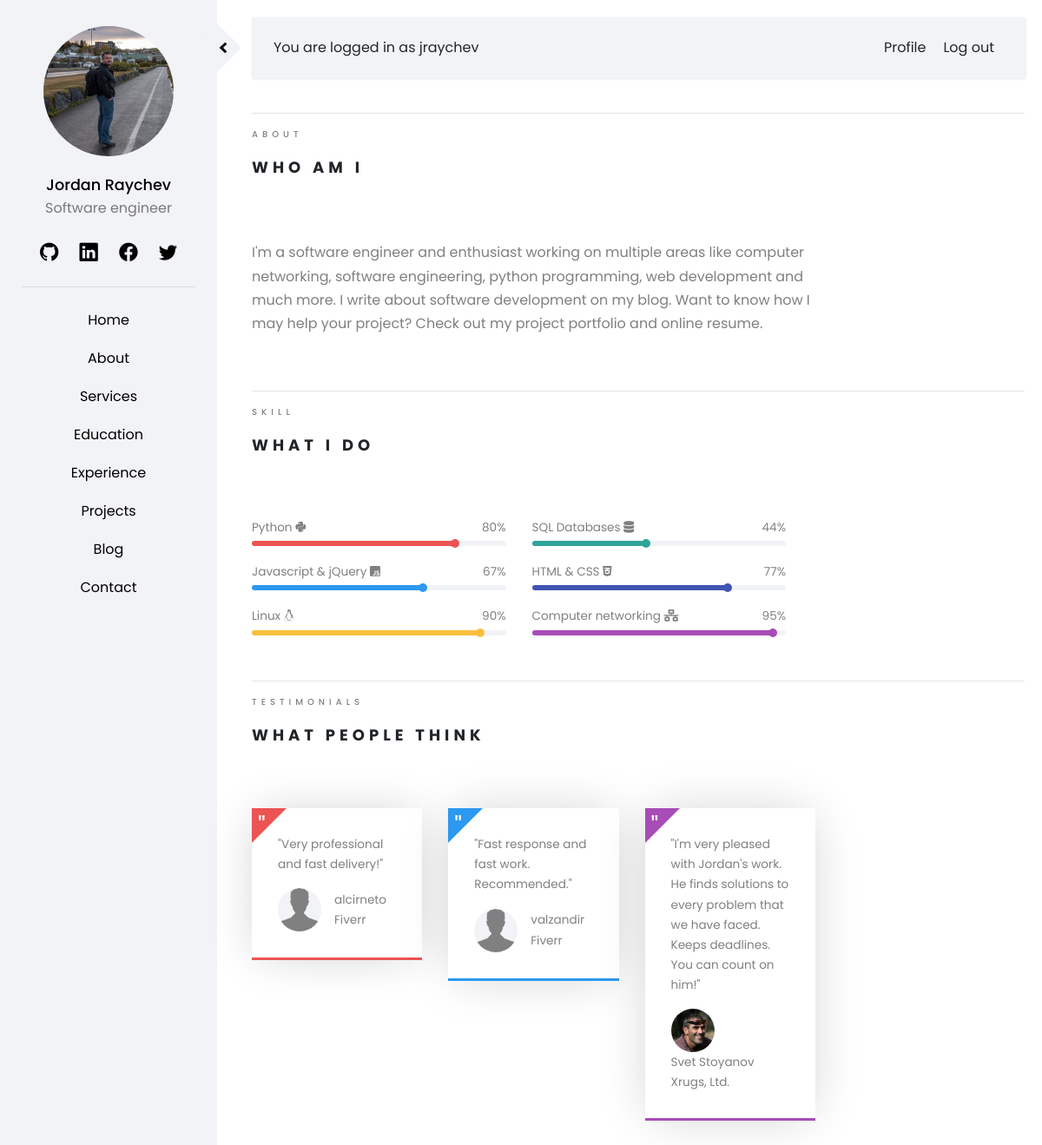
The page /pages/about/ (signed in) on the database its author committed.
### staticpages/models.py (models this page shows, shortened)
class Menu(models.Model):
    menu_name = models.CharField(max_length=50)
    @property
    def menu_slug(self):
        return self.menu_name.lower()

class Skills(models.Model):
    skill_name = models.CharField(max_length=50)
    skill_percent = models.CharField(max_length=50)
    skill_class = models.CharField(
        max_length=20,
        choices=ICONS,
        default='Python',
    )
    skill_color = models.CharField(
        max_length=20,
        choices=COLORS,
        default='Red',
    )

class Testimonials(models.Model):
    quote_text = models.TextField(max_length=200)
    quote_author = models.CharField(max_length=20)
    quote_author_company = models.CharField(max_length=20)
    quote_author_image = models.ImageField(default='quote_images/default.jpg', upload_to='quote_images')
    quote_color = models.CharField(
        max_length=20,
        choices=COLORS,
        default='Red',
    )

### accounts/models.py (models this page shows, shortened)
class CustomUser(AbstractUser):
    department = models.CharField(max_length=50)
    slug = models.SlugField(max_length=50)
    profile_image = models.ImageField(default='profile_default.jpg', upload_to='profile_images')

### staticpages/views.py (the view)
# urls.py: path('about/', AboutView.as_view(), name='about'),
class AboutView(TemplateView):
    template_name = 'staticpages/about.html'
    def get_context_data(self, **kwargs):
        context =  super(AboutView,self).get_context_data(**kwargs)
        skills = Skills.objects.all()
        quotes = Testimonials.objects.all()
        context['skills'] = skills
        context['quotes'] = quotes
        return context

### home/templatetags/menu.py (called while the page is built)
@register.inclusion_tag('home/menu.html')
def get_menu():
    menu = Menu.objects.all()
    return {'menu' : menu}

### templates/staticpages/about.html (shortened to what this page needs)
{% extends 'home/base.html' %}
{% load crispy_forms_tags %}
{% load static %}
{% block content %}
<div class = "row">
    <div class = "col-sm-12">
        <span class="heading-meta">About</span>
        <h2 class="heading">Who Am I</h2>
    </div>
</div>
<div class = "container-fluid">
    <div class="row">
        <div class = "container-text">
            <p>
                I'm a software engineer and enthusiast working on multiple areas like computer networking, software engineering,
                python programming, web development and much more.
                I write about software development on my blog.
                Want to know how I may help your project? Check out my project portfolio and online resume.
            </p>
        </div>
    </div>
</div>
<hr>
<div class = "row">
    <div class = "col-sm-12">
        <span class="heading-meta">Skill</span>
        <h2 class="heading">What I Do</h2>
    </div>
</div>
<div class = "container-fluid">
<div class="row progress-row">
    {% for skill in skills %}
    <div class = "col-xl-6 floatLeft">
        <div class = "progress-box">
            <div class="flex-box">
                <span class = "skill-name"> {{skill.skill_name}} <i class=" {{ skill.skill_class }} "></i> </span>
                <span class = "skill-percent"> {{ skill.skill_percent }}%</span>
            </div>
            <div class = "progress-full">
                <div class = "progress-active" style = "background-color: {{ skill.skill_color }};">
                </div>
            </div>
        </div>
    </div>
    {% endfor %}
</div>
</div>
<hr>
<div class = "row">
    <div class = "col-sm-12">
        <span class="heading-meta">Testimonials</span>
        <h2 class="heading">What people think</h2>
    </div>
</div>
<div class = "container-fluid">
    <div class="row quote-row">
        <div class = col-xl-9>
            <div class = "row">
                {% for quote in quotes %}
                    <div class = "col-xl-4">
                        <div class = "quote-box" style = "border-bottom: 3px solid; border-color: {{ quote.quote_color }};">
                            <span> " </span>
                            <div class = "quote-desc">
                                <p>{{ quote.quote_text }}</p>
                            </div>
                            <div class = "row quote">
                                <div class = "quote-from">
                                    <img src = "{{ quote.quote_author_image.url }}">
                                </div>
                                <div class = "quote-meta">
                                    <p> {{ quote.quote_author }}<br>
                                        {{ quote.quote_author_company }}
                                    </p>
                                </div>
                            </div>
                        </div>
                    </div>
                {% endfor %}
            </div>
        </div>
    </div>
</div>
{% endblock %}

### templates/home/base.html (shortened to what this page needs)
{% load static %}
<!DOCTYPE html>
<html>
    <head>
        <link rel="stylesheet" href="https://stackpath.bootstrapcdn.com/font-awesome/4.7.0/css/font-awesome.min.css">
        <link rel="stylesheet" href="https://stackpath.bootstrapcdn.com/bootstrap/4.4.1/css/bootstrap.min.css">
        <link rel="stylesheet" href="https://cdn.jsdelivr.net/npm/bootstrap-icons@1.4.0/font/bootstrap-icons.css">
        <link rel="stylesheet" href="{% static 'css/style.css' %}">
        <link rel="stylesheet" href="https://cdnjs.cloudflare.com/ajax/libs/font-awesome/5.15.2/css/all.min.css" />
    </head>
    <body>
        <div class="wrapper">
            {% include "home/navbar.html" %}
            <div id="sidebarCollapse">
                <i class="arrow left"></i>
            </div>
            <div id="content">
                <nav class="navbar navbar-expand-lg">
                    <div class="container-fluid">
                        {% if user.is_authenticated %}
                            <span id = "loggedin">You are logged in as {{ user.username }} </span>
                        {% else %}
                            <span id = "loggedin">Aloha dear stranger</span>
                        {% endif %}
                        <div class="collapse navbar-collapse" id="navbarSupportedContent">
                            <ul class="nav navbar-nav ml-auto main-navbar">
                                {% if user.is_authenticated %}
                                <li><a href="{% url 'profile' %}">Profile</a></li>
                                <li><a href="{% url 'logout' %}">Log out</a></li>
                                {% endif %}
                            </ul>
                        </div>
                    </div>
                </nav>
                <hr>
                {% block content %}
                {% endblock %}
            </div>
        </div>
    </body>
</html>

### templates/home/menu.html
{% for item in menu %}
    <li><a class = "{% if request.path %} active {% endif %}" href="{% url item.menu_slug %}"> {{ item.menu_name}} </a></li>
{% endfor %}

### static/css/style.css (style rules this page uses)
:root { --main-color: rgb(242, 243, 247); --main-color-darker: rgb(230, 230, 230); --red-color: #ec5453; --green-color: #2fa499; --blue-color: #2c98f0; --darker-blue-color: #4054b2; --white-color: #ffffff; --yellow-color: #f9bf3f; --purple-color: #a84cb8; --border-color: rgba(0, 0, 0, 0.1); --black-color: rgba(0,0,0); --p-color: rgba(0, 0, 0, 0.5); --box-shadow: rgba(0, 0, 0, 0.2); --black-075: rgba(0, 0, 0, 0.75); }
body { font-family: 'Poppins', sans-serif; background: var(--white-color); }
p { font-family: 'Poppins', sans-serif; font-size: 1em; font-weight: 400; line-height: 1.7em; color: var(--p-color); }
a, a:hover, a:focus { color: inherit; text-decoration: none; transition: all 0.3s; }
.navbar { padding: 15px 10px; background-color: var(--main-color); border: none; border-radius: 0; margin-bottom: 40px; box-shadow: 1px 1px 3px var(--border-color); height: 70px; }
.wrapper { display: flex; width: 100%; align-items: stretch; }
#loggedin { padding-left: 0px; }
#sidebar ul li a, .main-navbar li a { position: relative; display: inline-block; padding: 10px; }
#sidebar ul li a:after, .main-navbar li a:after { content: ''; position: absolute; width: 100%; transform: scaleX(0); height: 2px; bottom: 0; left: 0; background-color: var(--blue-color); transform-origin: bottom center; transition: transform 0.25s ease-out; }
#sidebarCollapse { min-width: 40px; height: 40px; background-color: var(--main-color); position: relative; transform: rotate(-45deg); margin-left: -20px; margin-top: 35px; border-bottom-right-radius: 5px; border-top-left-radius: 5px; }
.arrow { border: solid var(--black-color); border-width: 0 3px 3px 0; display: inline-block; padding: 3px; position: absolute; bottom: 9px; right: 9px; }
.left { transform: rotate(180deg); -webkit-transform: rotate(180deg); }
#content { width: 100%; padding: 20px; min-height: 100vh; transition: all 0.3s; }
.heading-meta { margin-bottom: 15px; display: block; font-size: 10px; text-transform: uppercase; color: var(--p-color); font-weight: 500; letter-spacing: 5px; }
.heading { font-size: 18px; margin-bottom: 2em; font-weight: 700; text-transform: uppercase; letter-spacing: 5px; line-height: 1.8; position: relative; }
.container-text { margin-top: 2em; margin-bottom: 2em; position: relative; width: 75%; float: left; }
.quote-row { margin-left: -30px; margin-bottom: 2em; }
.quote-box { margin-top: 2em; position: relative; background-color: var(--white-color); box-shadow: 0px 0px 56px -8px var(--box-shadow); padding: 30px; }
.quote-box span { font-size: 30px; line-height: 30px; position: absolute; top: 0; left: 0; padding-top: 7px; padding-left: 7px; color: var(--white-color); }
.quote-box::before { content: ""; display: inline-block; position: absolute; left: 0; top: 0; width: 0; height: 0; border-style: solid; border-width: 40px 40px 0 0; border-top-color: inherit; border-right-color: transparent; }
.quote { align-items: center !important; }
.quote-desc p { font-size: 1em; font-size: 0.85em; }
.quote-from img { width: 50px; height: 50px; border-radius: 50%; margin-left: 15px; }
.quote-meta p { font-size: 0.85em; margin-left: 15px; margin-bottom: 0; }
.progress-full { height: 6px; -webkit-box-shadow: none; box-shadow: none; background: var(--main-color); overflow: visible; border-radius: 5px; }
.progress-active { width: 0%; height: 100%; border-radius: 5px; position: relative; transition-property: width; transition-duration: 3s; }
.progress-active::before { content: ""; position: absolute; width: 10px; height: 10px; top: -2px; border-radius: 10px; left: 98%; background-color: inherit; }
.progress-row { margin-top: 2em; margin-bottom: 2em; margin-left: -30px; width: 75% }
.progress-box { margin-bottom: 20px; }
.progress-box .flex-box span { font-size: 0.85em; font-weight: 400; color: var(--p-color); }
.flex-box { margin-bottom:5px; display: flex; justify-content: space-between; }
.blog-box, .work-box, .service-box, .timeline-box, .quote-box { opacity: 0; }

### rows shown on the page
Menu: menu_name "Home"
Menu: menu_name "About"
Menu: menu_name "Services"
Menu: menu_name "Education"
Menu: menu_name "Experience"
Menu: menu_name "Projects"
Menu: menu_name "Blog"
Menu: menu_name "Contact"
CustomUser: username "jraychev"
Skills: skill_name "Python", skill_percent "80"
Skills: skill_name "SQL Databases", skill_percent "44"
Skills: skill_name "Javascript & jQuery", skill_percent "67"
Skills: skill_name "HTML & CSS", skill_percent "77"
Skills: skill_name "Linux", skill_percent "90"
Skills: skill_name "Computer networking", skill_percent "95"
Testimonials: quote_text "\"Very professional and fast delivery!\"", quote_author_image (placeholder picture), quote_author "alcirneto", quote_author_company "Fiverr"
Testimonials: quote_text "\"Fast response and fast work. Recommended.\"", quote_author_image (placeholder picture), quote_author "valzandir", quote_author_company "Fiverr"
Testimonials: quote_text "\"I'm very pleased with Jordan's work. He finds solutions to every problem that we have faced. Keeps deadlines. You can count on him!\"", quote_author_image (picture), quote_author "Svet Stoyanov", quote_author_company "Xrugs, Ltd."
